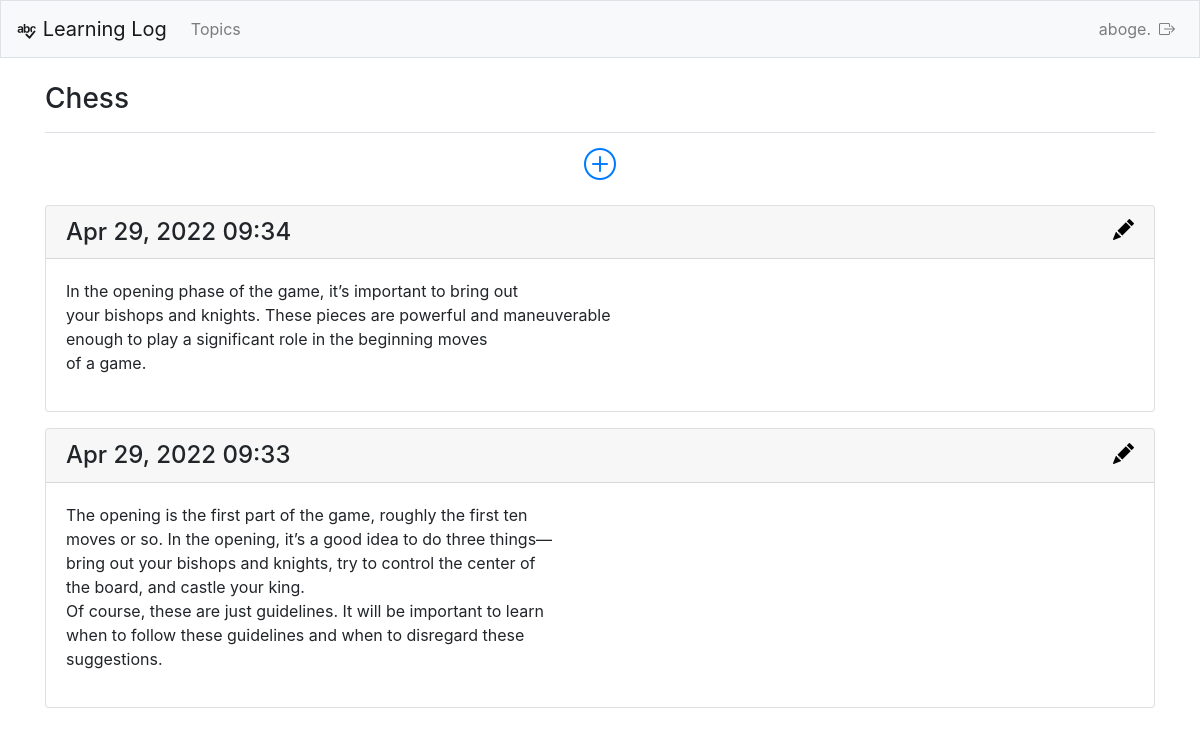
Page /topics/1/ (signed in) on the earlier database version.
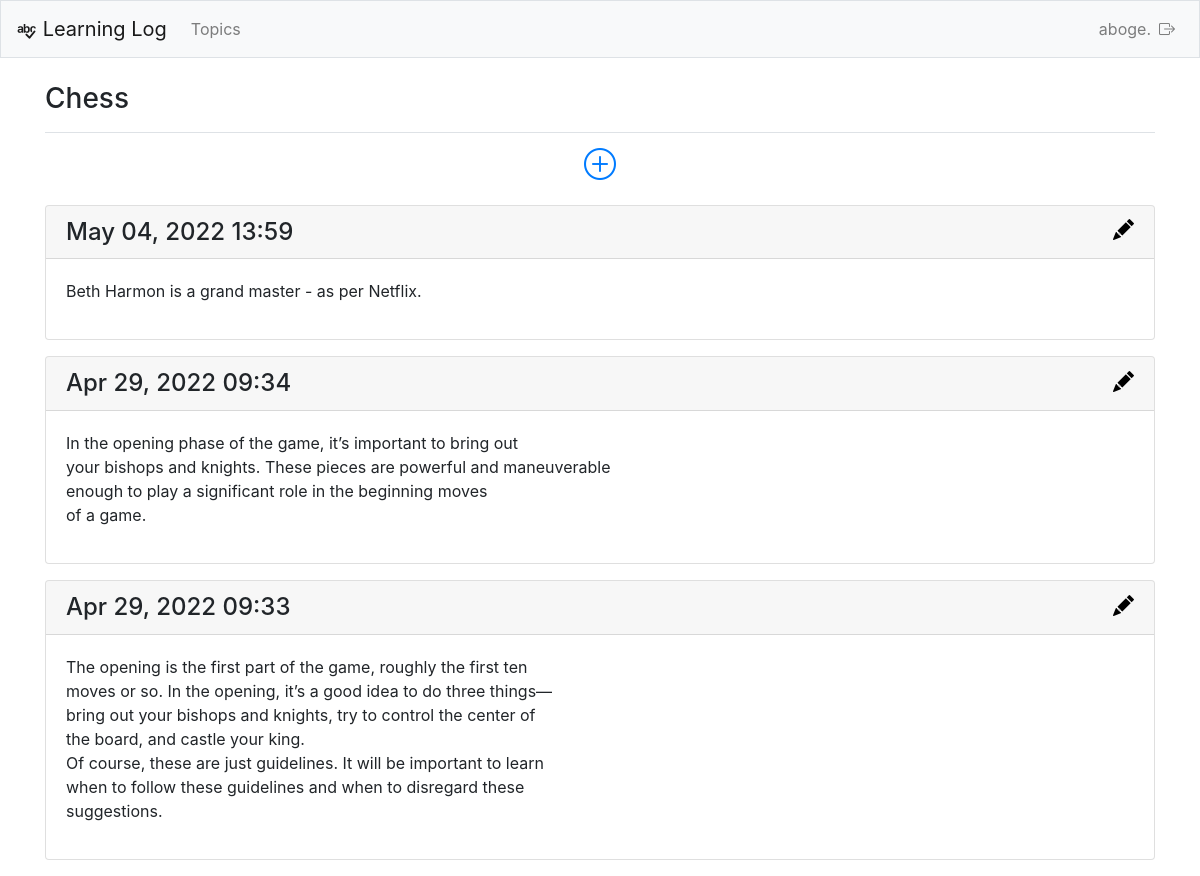
Same page on the later database version.
### learning_logs/models.py (models this page shows, shortened)
class Topic(models.Model):
    text = models.CharField(max_length=200)
    time_added = models.DateTimeField(auto_now_add=True)
    owner = models.ForeignKey(User, on_delete=models.CASCADE)
    def __str__(self):
        return self.text

class Entry(models.Model):
    topic = models.ForeignKey(Topic, on_delete=models.CASCADE)
    text = models.TextField()
    date_added = models.DateTimeField(auto_now_add=True)
    class Meta:
        verbose_name_plural = 'entries'

### learning_logs/views.py (the view)
# urls.py: path('topics/<int:topic_id>/', views.topic, name='topic'),
@login_required
def topic(request, topic_id):
    topic = Topic.objects.get(id=topic_id)
    if topic.owner != request.user:
        raise Http404
    entries = topic.entry_set.order_by('-date_added')
    context = {'topic': topic, 'entries': entries}
    return render(request, 'learning_logs/topic.html', context)

### learning_logs/templates/learning_logs/topic.html
{% extends 'learning_logs/base.html' %}
{% block page_header %}
    <h3>{{ topic }}</h3>
{% endblock page_header %}
{% block content %}
<p class="text-center"><a href="{% url 'learning_logs:new_entry' topic.id %}"><i title="Add Entry" style="font-size: 2rem;" class="bi-plus-circle m-3"></i> </a></p>
{% for entry in entries %}
    <div class="card mb-3">
        <h4 class="card-header d-flex justify-content-between">
        {{ entry.date_added|date:'M d, Y H:i' }}
        <small><a href="{% url 'learning_logs:edit_entry' entry.id %}"><i title="Edit" style="color: black;" class="bi-pencil-fill"></i></a>
        </small></h4>
    <div class="card-body">
        {{ entry.text|linebreaks }}
    </div>
    </div>
        {% empty %}
        <p>There are no entries for this topic yet.</p>
{% endfor %}
{% endblock content %}

### learning_logs/templates/learning_logs/base.html (shortened to what this page needs)
{% load bootstrap4 %}
<!doctype html>
<html lang="en">
    <head>
        <link rel="stylesheet" href="https://cdn.jsdelivr.net/npm/bootstrap-icons@1.8.1/font/bootstrap-icons.css">
        {% bootstrap_css %}
    </head>
    <body>
        <nav class="navbar navbar-expand-md navbar-light bg-light mb-4 border">
            <a class="navbar-brand" href="{% url 'learning_logs:index'%}"> <i class="bi-spellcheck"></i> Learning Log</a>
            <div class="collapse navbar-collapse" id="navbarCollapse">
                <ul class="navbar-nav mr-auto">
                <li class="nav-item"><a class="nav-link" href="{% url 'learning_logs:topics'%}">Topics</a></li>
                </ul>
                <ul class="navbar-nav ml-auto">
                    {% if user.is_authenticated %}
                    <li class="nav-item">
                    <span class="navbar-text"}>{{ user.username }}.</span>
                    </li>
                    <li class="nav-item">
                    <a class="nav-link" href="{% url 'users:logout' %}"><i title="Log out" class="bi-box-arrow-right" style="font-size: 2 rem;"></i></a>
                    </li>
                    {% else %}
                    <li class="nav-item">
                    <a class="nav-link" href="{% url 'users:register' %}">Register</a>
                    </li>
                    <li class="nav-item">
                    <a class="nav-link" href="{% url 'users:login' %}">Log in</a></li>
                    {% endif %}
                </ul>
            </div>
        </nav>
        <main role="main" class="container">
            <div class="pb-2 mb-2 border-bottom">
            {% block page_header %}{% endblock page_header %}
            </div>
            <div>
            {% block content %}{% endblock content %}
            </div>
        </main>
    </body>
</html>

Differences in the rows shown:
added Entry: date_added "May 04, 2022 13:59", text "Beth Harmon is a grand master - as per Netflix."
